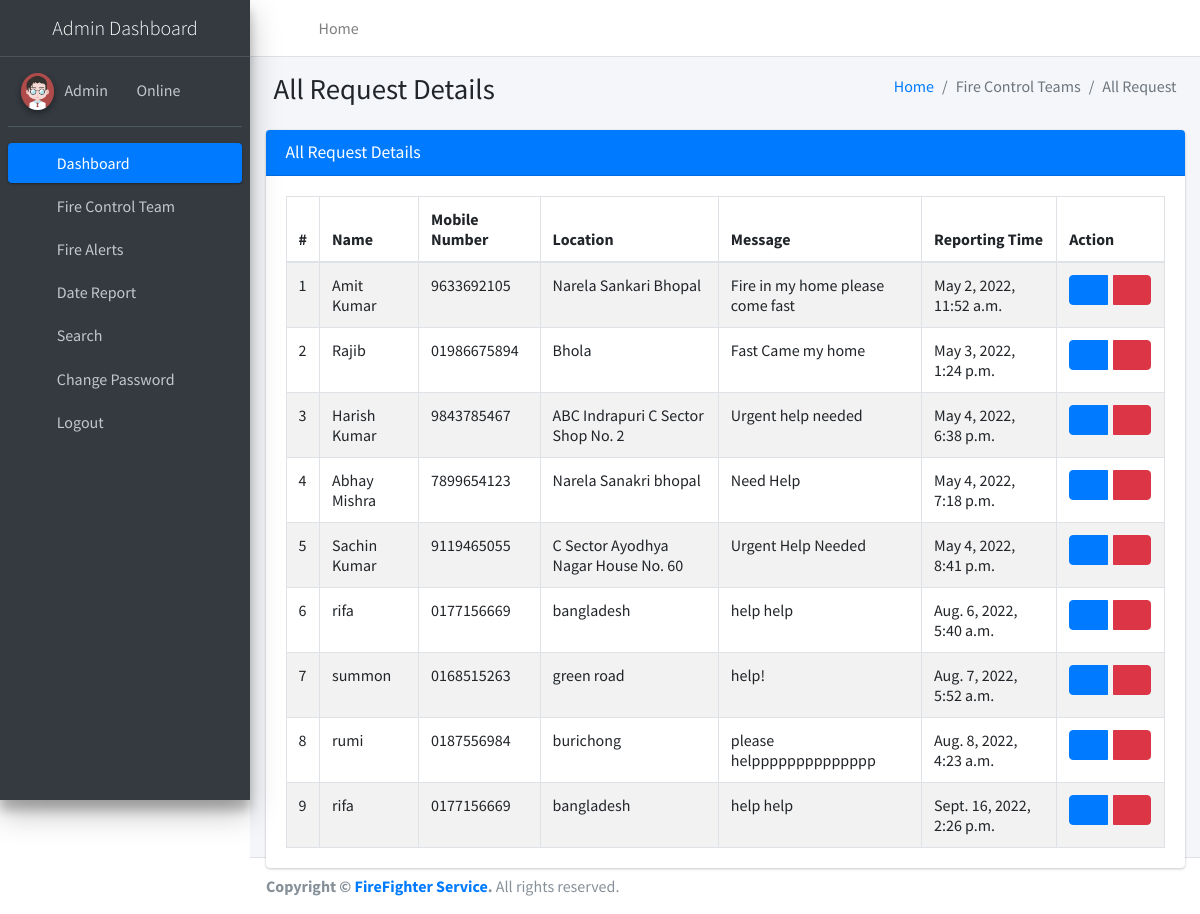
The app's page /allRequest (signed in) with its own data.
### firereport/models.py (models this page shows, shortened)
class Firereport(models.Model):
    FullName = models.CharField(max_length=250, null=True)
    MobileNumber = models.CharField(max_length=12, null=True)
    Location = models.CharField(max_length=200, null=True)
    Message = models.CharField(max_length=200, null=True)
    AssignTo = models.ForeignKey(Teams, on_delete=models.CASCADE, null=True)
    Status = models.CharField(max_length=150, null=True)
    Postingdate = models.DateTimeField(auto_now_add=True)
    AssignedTime = models.CharField(max_length=150, null=True)
    UpdationDate = models.DateTimeField(null=True)

### firereport/views.py (the view)
# urls.py: path('allRequest', allRequest, name='allRequest'),
def allRequest(request):
    if not request.user.is_authenticated:
        return redirect('admin_login')
    firereport = Firereport.objects.all()
    return render(request, 'admin/allRequest.html', locals())

### firereport/templates/admin/allRequest.html
{% extends 'adminNavbar.html' %}
{% block main %}
{% load static %}
<section class="content">
    <div class="content-header">
        <div class="container-fluid">
            <div class="row mb-2">
                <div class="col-sm-6">
                    <h1 class="m-0">All Request Details</h1>
                </div>
                <div class="col-sm-6">
                    <ol class="breadcrumb float-sm-right">
                        <li class="breadcrumb-item"><a href="{% url 'dashboard' %}">Home</a></li>
                        <li class="breadcrumb-item active">Fire Control Teams</li>
                        <li class="breadcrumb-item active">All Request</li>
                    </ol>
                </div>
            </div>
        </div>
    </div>
    <div class="container-fluid">
        <div class="row">
            <div class="col-md-12">
                <div class="card card-primary">
                    <div class="card-header">
                        <h3 class="card-title">All Request Details</h3>
                    </div>
                    <div class="card-body">
                        <table id="example1" class="table table-bordered table-striped">
                            <thead>
                            <tr>
                                <th>#</th>
                                <th>Name</th>
                                <th>Mobile Number</th>
                                <th>Location</th>
                                <th>Message</th>
                                <th>Reporting Time</th>
                                <th>Action</th>
                            </tr>
                            </thead>
                            <tbody>
                            {% for i in firereport %}
                            <tr>
                                <td>{{forloop.counter}}</td>
                                <td>{{i.FullName}}</td>
                                <td>{{i.MobileNumber}}</td>
                                <td>{{i.Location}}</td>
                                <td>{{i.Message}}</td>
                                <td>{{i.Postingdate}}</td>
                                <td>
                                    <div class="btn-group">
                                        <a class="btn btn-primary" href="{% url 'viewRequestDetails' i.id %}"><i class="fa fa-eye"></i></a> &nbsp;&nbsp;
                                        <a class="btn btn-danger" onclick="return confirm('Are you sure to Delete ?')" href="{% url 'deleteRequest' i.id %}"><i
                                            class="fa fa-trash-alt"></i></a>
                                    </div>
                                </td>
                            </tr>
                            {% endfor %}
                            </tbody>
                        </table>
                    </div>
                </div>
            </div>
        </div>
    </div>
</section>
{% endblock %}

### records on screen
Firereport: FullName "Amit Kumar", MobileNumber "9633692105", Location "Narela Sankari Bhopal", Message "Fire in my home please come fast", Postingdate "May 2, 2022, 11:52 a.m."
Firereport: FullName "Rajib", MobileNumber "01986675894", Location "Bhola", Message "Fast Came my home", Postingdate "May 3, 2022, 1:24 p.m."
Firereport: FullName "Harish Kumar", MobileNumber "9843785467", Location "ABC Indrapuri C Sector Shop No. 2", Message "Urgent help needed", Postingdate "May 4, 2022, 6:38 p.m."
Firereport: FullName "Abhay Mishra", MobileNumber "7899654123", Location "Narela Sanakri bhopal", Message "Need Help", Postingdate "May 4, 2022, 7:18 p.m."
Firereport: FullName "Sachin Kumar", MobileNumber "9119465055", Location "C Sector Ayodhya Nagar House No. 60", Message "Urgent Help Needed", Postingdate "May 4, 2022, 8:41 p.m."
Firereport: FullName "rifa", MobileNumber "0177156669", Location "bangladesh", Message "help help", Postingdate "Aug. 6, 2022, 5:40 a.m."
Firereport: FullName "summon", MobileNumber "0168515263", Location "green road", Message "help!", Postingdate "Aug. 7, 2022, 5:52 a.m."
Firereport: FullName "rumi", MobileNumber "0187556984", Location "burichong", Message "please helpppppppppppppp", Postingdate "Aug. 8, 2022, 4:23 a.m."
Firereport: FullName "rifa", MobileNumber "0177156669", Location "bangladesh", Message "help help", Postingdate "Sept. 16, 2022, 2:26 p.m."
